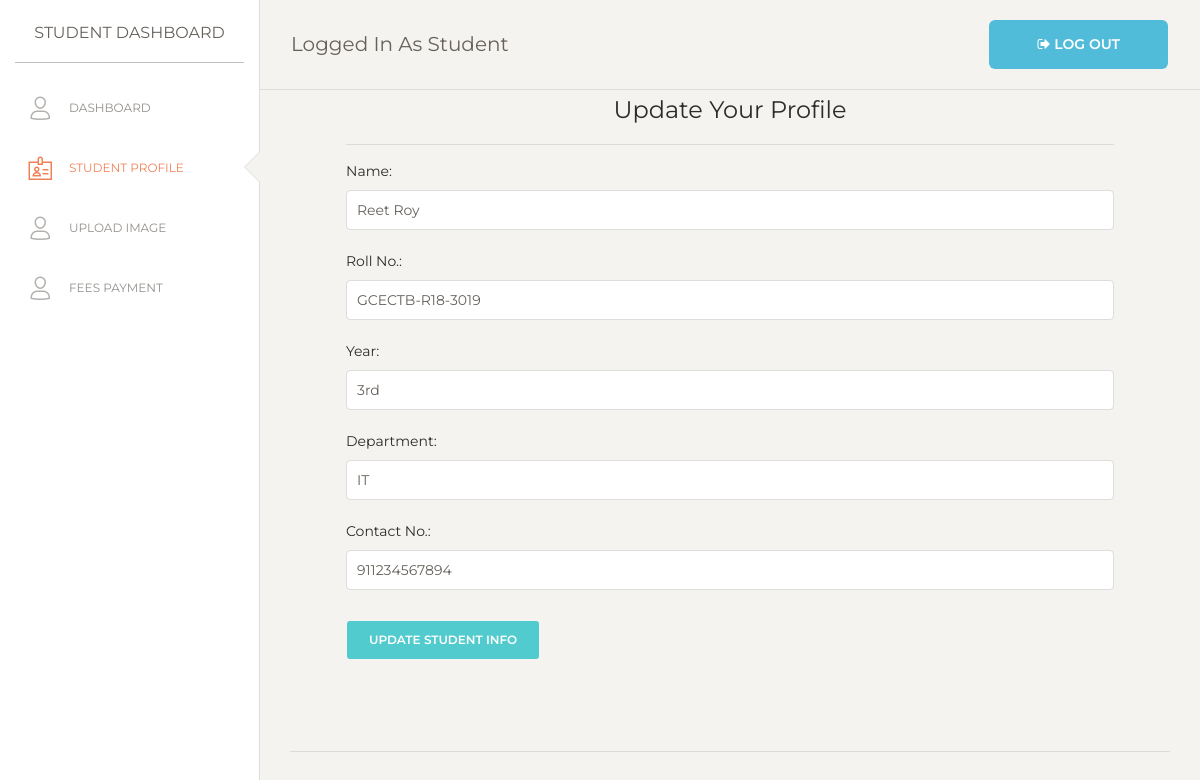
Page /student/update_profile (signed in) on the committed database.
### app.py (models this page shows, shortened)
class Applicants(db.Model):
    id = db.Column("id", db.Integer, primary_key=True)
    s_name = db.Column(db.String(30), nullable=False)
    email = db.Column(db.String(50), unique=True)
    password = db.Column(db.String(30), nullable=False)
    g_name = db.Column(db.String(30), nullable=False)
    address = db.Column(db.String(100), nullable=False)
    distance = db.Column(db.Integer, nullable=False)
    state = db.Column(db.String(30), nullable=False)
    roll = db.Column(db.String(30), unique=True)
    dept = db.Column(db.String(10), nullable=False)
    income = db.Column(db.Integer, nullable=False)
    year = db.Column(db.String(10), nullable=False)
    contact = db.Column(db.String(10), nullable=False)
    status = db.Column(db.String(10), nullable=False)
    fees_status = db.Column(db.String(10), nullable=False)
    image_file = db.Column(db.String(20), nullable=False)

### app.py (the view)
@app.route("/student/update_profile", methods=["GET", "POST"])
def update_profile():
    if "email" in session:
        email = session["email"]
        user = Applicants.query.filter_by(email=email).first()
        if request.method == "POST":
            if (
                not request.form["name"]
                or not request.form["roll"]
                or not request.form["year"]
                or not request.form["dept"]
                or not request.form["contact"]
            ):
                flash("Please enter all the fields", "error")
                return render_template("update_profile.html", student=user)
            else:
                user.s_name = request.form["name"]
                user.roll = request.form["roll"]
                user.dept = request.form["dept"]
                user.year = request.form["year"]
                user.contact = request.form["contact"]
                db.session.commit()
                student = Student.query.filter_by(email=email).first()
                if student:
                    student.name = request.form["name"]
                    student.roll = request.form["roll"]
                    student.dept = request.form["dept"]
                    student.year = request.form["year"]
                    student.contact = request.form["contact"]
                    db.session.commit()
                flash("Profile successfully updated")
                return redirect(url_for("student_profile"))
        else:
            return render_template("update_profile.html", student=user)
    else:
        flash("You are not logged in", "error")
        return render_template("login.html")

### templates/update_profile.html (shortened to what this page needs)
{% extends 'student.html' %}
{% block style %}
<div class="sidebar-wrapper">
  <ul class="nav">
    <li>
      <a href="/student_dashboard">
        <i class="nc-icon nc-single-02"></i>
        <p>Dashboard</p>
      </a>
    </li>
    <li class="active">
      <a href="/student_profile">
        <i class="nc-icon nc-badge"></i>
        <p>Student Profile</p>
      </a>
    </li>
    <li >
      <a href="/student_upload_image">
        <i class="nc-icon nc-single-02"></i>
        <p>Upload Image</p>
      </a>
    </li>
    <li >
        <a href="/student_fees_payment">
          <i class="nc-icon nc-single-02"></i>
          <p>Fees Payment</p>
        </a>
      </li>
  </ul>
</div>
{% endblock %}
{% block body %}
<div class="content">
    <form action = '/student/update_profile' method='POST' style="padding-left: 4em;padding-right: 4em;padding-bottom: 4em;padding-top: 0em;">
        <center><h4>Update Your Profile</h4></center>
        <hr>
        <div class="form-group">
        <label for="name">Name:</label>
        <input class="form-control" type="text" name="name" id="name" value="{{student.s_name}}">
        <br>
        <label for="roll"> Roll No.:</label>
        <input class="form-control" type="text" name="roll" id="roll"  value="{{student.roll}}" rows=4 >
        <br>
        <label for="year">Year:</label>
        <input class="form-control" type="text" name="year" id="year" value="{{student.year}}">
        <br>
        <label for="dept">Department:</label>
        <input class="form-control" type="text" name="dept" id="dept" value="{{student.dept}}">
        <br>
        <label for="dept">Contact No.:</label>
        <input class="form-control" type="text" name="contact" id="contact" value="{{student.contact}}">
        <br>
        <input type="submit" value="Update Student Info" class="btn btn-primary">
        </div>
    </form>
    <hr>
    </div>
{% endblock %}

### rows in the picture
Applicants: name "Reet Roy", roll "GCECTB-R18-3019", year "3rd", dept "IT", contact "911234567894"
